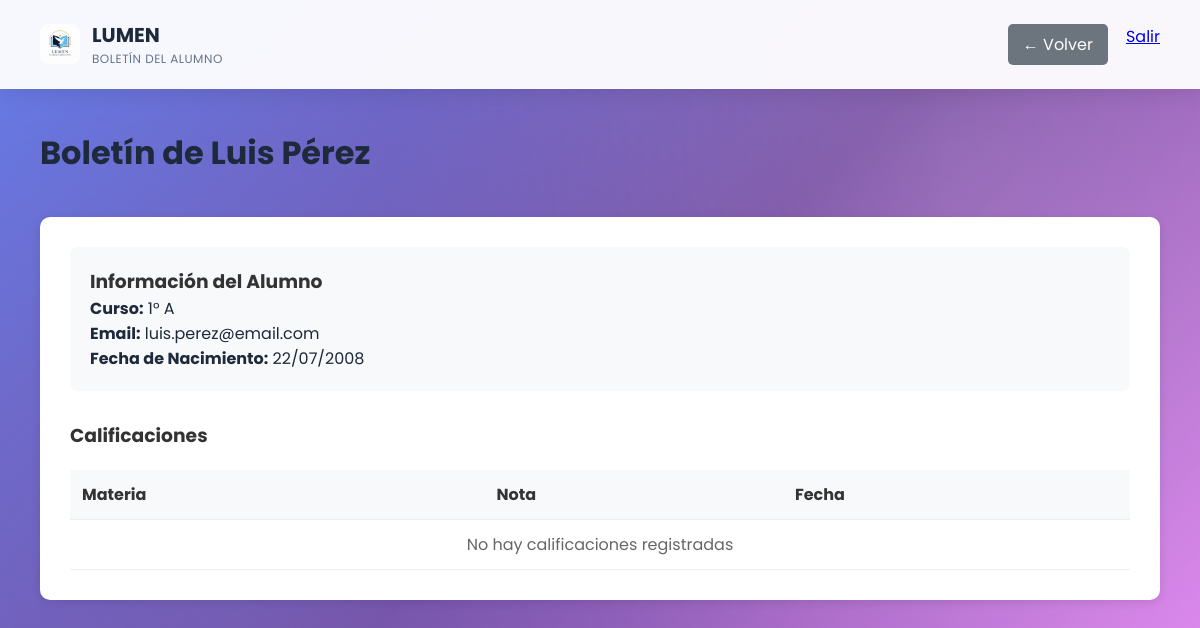
The page /admin-ver-boletin.php?id=2 (signed in) on the database its author committed.
### tables this page shows
CREATE TABLE IF NOT EXISTS alumnos (
    id INT AUTO_INCREMENT PRIMARY KEY,
    nombre VARCHAR(50) NOT NULL,
    apellido VARCHAR(50) NOT NULL,
    email VARCHAR(100) UNIQUE NOT NULL,
    curso VARCHAR(10) NOT NULL,
    fecha_nacimiento DATE NOT NULL,
    password VARCHAR(255) NOT NULL,
    fecha_registro TIMESTAMP DEFAULT CURRENT_TIMESTAMP
);

### admin-ver-boletin.php (the view, shortened to what this page needs)
<?php
require_once 'config.php';
$id = (int)$_GET['id'];
$stmt = $pdo->prepare("SELECT * FROM alumnos WHERE id = ?");
$stmt->execute([$id]);
$alumno = $stmt->fetch(PDO::FETCH_ASSOC);
?>
<!DOCTYPE html>
<html lang="es">
<head>
    <link rel="stylesheet" href="admin-styles.css">
</head>
<body>
    <div class="header">
        <div class="logo">
            <img src="WhatsApp Image 2025-09-02 at 3.45.39 PM.jpeg" alt="Logo" style="width: 40px; height: 40px; border-radius: 8px; object-fit: cover;">
            <div>
                <div class="logo-title">LUMEN</div>
                <div class="logo-subtitle">BOLETÍN DEL ALUMNO</div>
            </div>
        </div>
        <div class="user-nav">
            <a href="admin-alumnos.php" class="btn-back">← Volver</a>
            <a href="logout.php" class="btn-logout">Salir</a>
        </div>
    </div>
    <div class="main-content">
        <div class="page-header">
            <h1>Boletín de <?= htmlspecialchars($alumno['nombre'] . ' ' . $alumno['apellido']) ?></h1>
        </div>
        <div class="boletin-container">
            <div class="alumno-info">
                <h3>Información del Alumno</h3>
                <p><strong>Curso:</strong> <?= htmlspecialchars($alumno['curso']) ?></p>
                <p><strong>Email:</strong> <?= htmlspecialchars($alumno['email']) ?></p>
                <p><strong>Fecha de Nacimiento:</strong> <?= date('d/m/Y', strtotime($alumno['fecha_nacimiento'])) ?></p>
            </div>
            <div class="calificaciones">
                <h3>Calificaciones</h3>
                <table class="data-table">
                    <thead>
                        <tr>
                            <th>Materia</th>
                            <th>Nota</th>
                            <th>Fecha</th>
                        </tr>
                    </thead>
                    <tbody>
                        <tr>
                            <td colspan="3" style="text-align: center; color: #666;">No hay calificaciones registradas</td>
                        </tr>
                    </tbody>
                </table>
            </div>
        </div>
    </div>
</body>
</html>

### admin-styles.css (style rules this page uses)
* { margin: 0; padding: 0; box-sizing: border-box; }
body { font-family: 'Poppins', sans-serif; background: linear-gradient(135deg, #667eea 0%, #764ba2 50%, #f093fb 100%); color: #1e293b; min-height: 100vh; position: relative; overflow-x: hidden; }
body::before { content: ''; position: fixed; top: 0; left: 0; width: 100%; height: 100%; background: radial-gradient(circle at 20% 80%, rgba(120, 119, 198, 0.3) 0%, transparent 50%), radial-gradient(circle at 80% 20%, rgba(255, 255, 255, 0.15) 0%, transparent 50%), radial-gradient(circle at 40% 40%, rgba(120, 119, 198, 0.15) 0%, transparent 50%); pointer-events: none; z-index: -1; }
.header { background: rgba(255, 255, 255, 0.95); backdrop-filter: blur(10px); padding: 20px 40px; display: flex; justify-content: space-between; align-items: center; border-bottom: 1px solid rgba(255, 255, 255, 0.2); box-shadow: 0 4px 20px rgba(0,0,0,0.1); }
.logo { display: flex; align-items: center; gap: 12px; }
.logo-title { font-size: 20px; font-weight: 700; color: #1e293b; }
.logo-subtitle { font-size: 12px; color: #64748b; text-transform: uppercase; letter-spacing: 0.5px; }
.user-nav { display: flex; gap: 8px; }
.main-content { padding: 40px; max-width: 1400px; margin: 0 auto; }
.page-header { margin-bottom: 40px; }
.page-header h1 { font-size: 32px; font-weight: 700; color: #1e293b; margin-bottom: 8px; }

### admin-ver-boletin.php (style rules this page uses)
.boletin-container { background: white; border-radius: 10px; padding: 30px; box-shadow: 0 2px 10px rgba(0,0,0,0.1); margin-top: 20px; }
.alumno-info { margin-bottom: 30px; padding: 20px; background: #f8f9fa; border-radius: 8px; }
.alumno-info h3 { margin-top: 0; color: #333; }
.calificaciones h3 { color: #333; margin-bottom: 20px; }
.data-table { width: 100%; border-collapse: collapse; }
.data-table th, .data-table td { padding: 12px; text-align: left; border-bottom: 1px solid #eee; }
.data-table th { background: #f8f9fa; font-weight: bold; color: #333; }
.btn-back { background: #6c757d; color: white; padding: 8px 15px; text-decoration: none; border-radius: 5px; margin-right: 10px; }

### rows shown on the page
alumnos: nombre+apellido "Luis Pérez", curso "1° A", email "luis.perez@email.com", fecha_nacimiento "22/07/2008"
